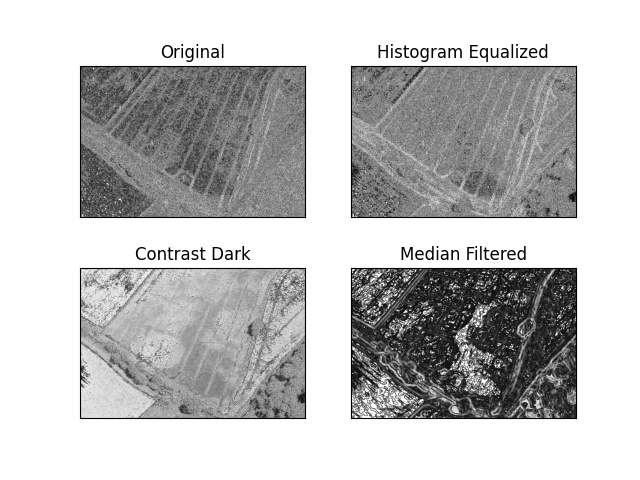

This figure's Python source:
import cv2
from cv2 import GaussianBlur
from cv2 import medianBlur
from matplotlib.pyplot import yticks
import numpy as np
import matplotlib.pyplot as plt

img0 = cv2.imread("Greyscaled/SampleThree.png")
img1 = cv2.imread("Histogram Equalized.jpg")
img2 = cv2.imread("SingContrast 0.2.jpg")
img3 = cv2.imread("Degraded Images/Sample One Blurr.jpeg")

KirschN = np.array([[-3,-3,5],[-3,0,5], [-3,-3,5]])
KirschNW = np.array([[-3,5,5],[-3,0,5],[-3,-3,-3]])
KirschW = np.array([[5,5,5],[-3,0,-3],[3,-3,-3]])
KirschSW = np.array([[5,5,-3],[5,0,-3],[-3,-3,-3]])
KirschS = np.array([[5,-3,-3],[5,0,-3],[5,-3,-3]])
KirschSE = np.array([[-3,-3,-3],[5,0,-3],[5,5,-3]])
KirschE = np.array([[-3,-3,-3],[-3,0,-3],[5,5,5]])
KirschNE = np.array([[-3,-3,-3],[-3,0,5],[-3,5,5]])

edge_p1 = (cv2.filter2D(img1,-1, KirschN) + cv2.filter2D(img1,-1, KirschNW)+
           cv2.filter2D(img1,-1, KirschW) + cv2.filter2D(img1,-1, KirschSW)+ 
           cv2.filter2D(img1,-1, KirschS) + cv2.filter2D(img1,-1, KirschSE)+
           cv2.filter2D(img1,-1, KirschE) + cv2.filter2D(img1,-1, KirschNE))

edge_p2 = (cv2.filter2D(img2,-1, KirschN) + cv2.filter2D(img2,-1, KirschNW)+
           cv2.filter2D(img2,-1, KirschW) + cv2.filter2D(img2,-1, KirschSW)+ 
           cv2.filter2D(img2,-1, KirschS) + cv2.filter2D(img2,-1, KirschSE)+
           cv2.filter2D(img2,-1, KirschE) + cv2.filter2D(img2,-1, KirschNE))

edge_p3 = (cv2.filter2D(img3,-1, KirschN) + cv2.filter2D(img3,-1, KirschNW)+
           cv2.filter2D(img3,-1, KirschW) + cv2.filter2D(img3,-1, KirschSW)+ 
           cv2.filter2D(img3,-1, KirschS) + cv2.filter2D(img3,-1, KirschSE)+
           cv2.filter2D(img3,-1, KirschE) + cv2.filter2D(img3,-1, KirschNE))

edge_p4 = (cv2.filter2D(img0,-1, KirschN) + cv2.filter2D(img0,-1, KirschNW)+
           cv2.filter2D(img0,-1, KirschW) + cv2.filter2D(img0,-1, KirschSW)+ 
           cv2.filter2D(img0,-1, KirschS) + cv2.filter2D(img0,-1, KirschSE)+
           cv2.filter2D(img0,-1, KirschE) + cv2.filter2D(img0,-1, KirschNE))


titles = ["Original","Histogram Equalized","Contrast Dark","Median Filtered"]

images = [edge_p4,edge_p1,edge_p2, edge_p3]
for i in range(4):
    plt.subplot(2,2,i+1)
    plt.imshow(images[i])
    plt.title(titles[i])
    plt.xticks([])
    plt.yticks([])

plt.show()

cv2.waitKey()
cv2.destroyAllWindows()
